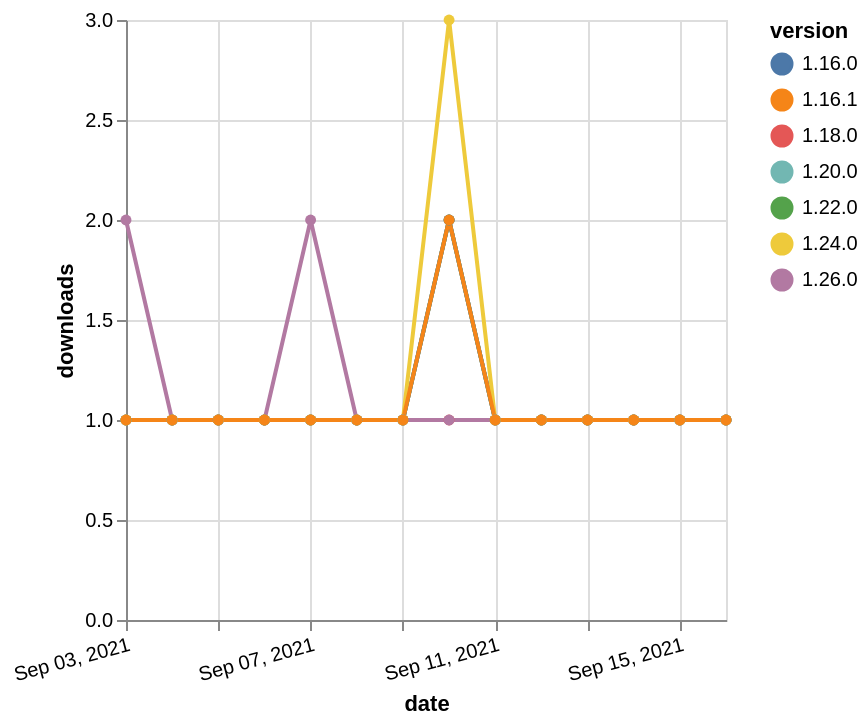

Vega-Lite specification stored for this chart:
### Vega-Lite specification from a JSON file in a GitHub repository (floating-point values rounded to 4 significant figures)
{"$schema": "https://vega.github.io/schema/vega-lite/v5.json", "description": "A simple bar chart with embedded data.", "data": {"values": [{"date": "2021-09-03", "total": 186, "delta": 1, "version": "1.18.0"}, {"date": "2021-09-04", "total": 187, "delta": 1, "version": "1.18.0"}, {"date": "2021-09-05", "total": 188, "delta": 1, "version": "1.18.0"}, {"date": "2021-09-06", "total": 189, "delta": 1, "version": "1.18.0"}, {"date": "2021-09-07", "total": 190, "delta": 1, "version": "1.18.0"}, {"date": "2021-09-08", "total": 191, "delta": 1, "version": "1.18.0"}, {"date": "2021-09-09", "total": 192, "delta": 1, "version": "1.18.0"}, {"date": "2021-09-10", "total": 193, "delta": 1, "version": "1.18.0"}, {"date": "2021-09-11", "total": 194, "delta": 1, "version": "1.18.0"}, {"date": "2021-09-12", "total": 195, "delta": 1, "version": "1.18.0"}, {"date": "2021-09-13", "total": 196, "delta": 1, "version": "1.18.0"}, {"date": "2021-09-14", "total": 197, "delta": 1, "version": "1.18.0"}, {"date": "2021-09-15", "total": 198, "delta": 1, "version": "1.18.0"}, {"date": "2021-09-16", "total": 199, "delta": 1, "version": "1.18.0"}, {"date": "2021-09-03", "total": 154, "delta": 1, "version": "1.22.0"}, {"date": "2021-09-04", "total": 155, "delta": 1, "version": "1.22.0"}, {"date": "2021-09-05", "total": 156, "delta": 1, "version": "1.22.0"}, {"date": "2021-09-06", "total": 157, "delta": 1, "version": "1.22.0"}, {"date": "2021-09-07", "total": 158, "delta": 1, "version": "1.22.0"}, {"date": "2021-09-08", "total": 159, "delta": 1, "version": "1.22.0"}, {"date": "2021-09-09", "total": 160, "delta": 1, "version": "1.22.0"}, {"date": "2021-09-10", "total": 162, "delta": 2, "version": "1.22.0"}, {"date": "2021-09-11", "total": 163, "delta": 1, "version": "1.22.0"}, {"date": "2021-09-12", "total": 164, "delta": 1, "version": "1.22.0"}, {"date": "2021-09-13", "total": 165, "delta": 1, "version": "1.22.0"}, {"date": "2021-09-14", "total": 166, "delta": 1, "version": "1.22.0"}, {"date": "2021-09-15", "total": 167, "delta": 1, "version": "1.22.0"}, {"date": "2021-09-16", "total": 168, "delta": 1, "version": "1.22.0"}, {"date": "2021-09-03", "total": 119, "delta": 2, "version": "1.26.0"}, {"date": "2021-09-04", "total": 120, "delta": 1, "version": "1.26.0"}, {"date": "2021-09-05", "total": 121, "delta": 1, "version": "1.26.0"}, {"date": "2021-09-06", "total": 122, "delta": 1, "version": "1.26.0"}, {"date": "2021-09-07", "total": 124, "delta": 2, "version": "1.26.0"}, {"date": "2021-09-08", "total": 125, "delta": 1, "version": "1.26.0"}, {"date": "2021-09-09", "total": 126, "delta": 1, "version": "1.26.0"}, {"date": "2021-09-10", "total": 127, "delta": 1, "version": "1.26.0"}, {"date": "2021-09-11", "total": 128, "delta": 1, "version": "1.26.0"}, {"date": "2021-09-12", "total": 129, "delta": 1, "version": "1.26.0"}, {"date": "2021-09-13", "total": 130, "delta": 1, "version": "1.26.0"}, {"date": "2021-09-14", "total": 131, "delta": 1, "version": "1.26.0"}, {"date": "2021-09-15", "total": 132, "delta": 1, "version": "1.26.0"}, {"date": "2021-09-16", "total": 133, "delta": 1, "version": "1.26.0"}, {"date": "2021-09-03", "total": 173, "delta": 1, "version": "1.20.0"}, {"date": "2021-09-04", "total": 174, "delta": 1, "version": "1.20.0"}, {"date": "2021-09-05", "total": 175, "delta": 1, "version": "1.20.0"}, {"date": "2021-09-06", "total": 176, "delta": 1, "version": "1.20.0"}, {"date": "2021-09-07", "total": 177, "delta": 1, "version": "1.20.0"}, {"date": "2021-09-08", "total": 178, "delta": 1, "version": "1.20.0"}, {"date": "2021-09-09", "total": 179, "delta": 1, "version": "1.20.0"}, {"date": "2021-09-10", "total": 181, "delta": 2, "version": "1.20.0"}, {"date": "2021-09-11", "total": 182, "delta": 1, "version": "1.20.0"}, {"date": "2021-09-12", "total": 183, "delta": 1, "version": "1.20.0"}, {"date": "2021-09-13", "total": 184, "delta": 1, "version": "1.20.0"}, {"date": "2021-09-14", "total": 185, "delta": 1, "version": "1.20.0"}, {"date": "2021-09-15", "total": 186, "delta": 1, "version": "1.20.0"}, {"date": "2021-09-16", "total": 187, "delta": 1, "version": "1.20.0"}, {"date": "2021-09-03", "total": 232, "delta": 1, "version": "1.16.0"}, {"date": "2021-09-04", "total": 233, "delta": 1, "version": "1.16.0"}, {"date": "2021-09-05", "total": 234, "delta": 1, "version": "1.16.0"}, {"date": "2021-09-06", "total": 235, "delta": 1, "version": "1.16.0"}, {"date": "2021-09-07", "total": 236, "delta": 1, "version": "1.16.0"}, {"date": "2021-09-08", "total": 237, "delta": 1, "version": "1.16.0"}, {"date": "2021-09-09", "total": 238, "delta": 1, "version": "1.16.0"}, {"date": "2021-09-10", "total": 240, "delta": 2, "version": "1.16.0"}, {"date": "2021-09-11", "total": 241, "delta": 1, "version": "1.16.0"}, {"date": "2021-09-12", "total": 242, "delta": 1, "version": "1.16.0"}, {"date": "2021-09-13", "total": 243, "delta": 1, "version": "1.16.0"}, {"date": "2021-09-14", "total": 244, "delta": 1, "version": "1.16.0"}, {"date": "2021-09-15", "total": 245, "delta": 1, "version": "1.16.0"}, {"date": "2021-09-16", "total": 246, "delta": 1, "version": "1.16.0"}, {"date": "2021-09-03", "total": 174, "delta": 1, "version": "1.24.0"}, {"date": "2021-09-04", "total": 175, "delta": 1, "version": "1.24.0"}, {"date": "2021-09-05", "total": 176, "delta": 1, "version": "1.24.0"}, {"date": "2021-09-06", "total": 177, "delta": 1, "version": "1.24.0"}, {"date": "2021-09-07", "total": 178, "delta": 1, "version": "1.24.0"}, {"date": "2021-09-08", "total": 179, "delta": 1, "version": "1.24.0"}, {"date": "2021-09-09", "total": 180, "delta": 1, "version": "1.24.0"}, {"date": "2021-09-10", "total": 183, "delta": 3, "version": "1.24.0"}, {"date": "2021-09-11", "total": 184, "delta": 1, "version": "1.24.0"}, {"date": "2021-09-12", "total": 185, "delta": 1, "version": "1.24.0"}, {"date": "2021-09-13", "total": 186, "delta": 1, "version": "1.24.0"}, {"date": "2021-09-14", "total": 187, "delta": 1, "version": "1.24.0"}, {"date": "2021-09-15", "total": 188, "delta": 1, "version": "1.24.0"}, {"date": "2021-09-16", "total": 189, "delta": 1, "version": "1.24.0"}, {"date": "2021-09-03", "total": 229, "delta": 1, "version": "1.16.1"}, {"date": "2021-09-04", "total": 230, "delta": 1, "version": "1.16.1"}, {"date": "2021-09-05", "total": 231, "delta": 1, "version": "1.16.1"}, {"date": "2021-09-06", "total": 232, "delta": 1, "version": "1.16.1"}, {"date": "2021-09-07", "total": 233, "delta": 1, "version": "1.16.1"}, {"date": "2021-09-08", "total": 234, "delta": 1, "version": "1.16.1"}, {"date": "2021-09-09", "total": 235, "delta": 1, "version": "1.16.1"}, {"date": "2021-09-10", "total": 237, "delta": 2, "version": "1.16.1"}, {"date": "2021-09-11", "total": 238, "delta": 1, "version": "1.16.1"}, {"date": "2021-09-12", "total": 239, "delta": 1, "version": "1.16.1"}, {"date": "2021-09-13", "total": 240, "delta": 1, "version": "1.16.1"}, {"date": "2021-09-14", "total": 241, "delta": 1, "version": "1.16.1"}, {"date": "2021-09-15", "total": 242, "delta": 1, "version": "1.16.1"}, {"date": "2021-09-16", "total": 243, "delta": 1, "version": "1.16.1"}]}, "width": "container", "mark": {"type": "line", "point": {"filled": true}}, "encoding": {"x": {"field": "date", "type": "temporal", "timeUnit": "yearmonthdate", "title": "date", "axis": {"labelAngle": -15}}, "y": {"field": "delta", "type": "quantitative", "title": "downloads"}, "color": {"field": "version", "type": "nominal"}, "tooltip": {"field": "delta"}}}
